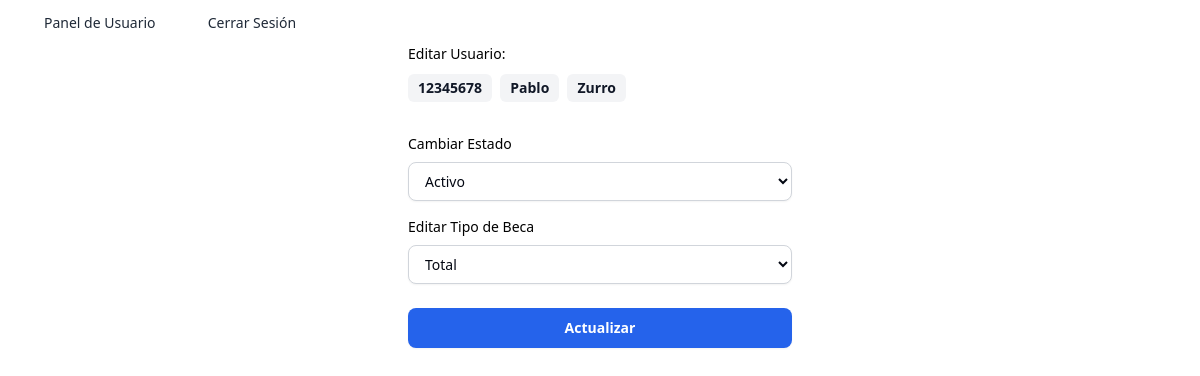
The page /vistas/editar.php?id=3 (signed in) on the database its author committed.
### tables this page shows
CREATE TABLE `usuarios` (
  `id_usuario` int(11) NOT NULL,
  `dni` varchar(10) NOT NULL,
  `nombre` varchar(60) NOT NULL,
  `apellido` varchar(60) NOT NULL,
  `id_localidad` int(11) NOT NULL,
  `email` varchar(120) NOT NULL,
  `contraseña` varchar(60) NOT NULL,
  `estado` tinyint(1) NOT NULL,
  `id_beca` int(11) DEFAULT NULL,
  `id_rol` tinyint(4) NOT NULL DEFAULT 2
);

### modelos/UsuarioModelo.php (called while the page is built, shortened)
<?php
    class UsuarioModelo{
        private $pdo;
        public function __construct(PDO $pdo){
            $this->pdo = $pdo;
        }
        public function buscarPorId($id):array|false{
            $stmt = $this->pdo->prepare("SELECT * FROM usuarios where id_usuario = :id");
            $stmt->bindParam(':id',$id);
            $stmt->execute();
            return $stmt->fetch(PDO::FETCH_ASSOC);
        }
    }
?>

### modelos/BecaModelo.php (called while the page is built)
<?php
class BecaModelo{
    private $pdo;
    public function __construct(PDO $pdo) {
        $this->pdo = $pdo;
    }
    public function listarTodas(){
        $stmt = $this->pdo->query("SELECT * FROM tipo_beca");
        return $stmt -> fetchAll(PDO::FETCH_ASSOC);
    }
}

### vistas/editar.php (the view, shortened to what this page needs)
<?php
    require_once("../modelos/UsuarioModelo.php");
    require_once("../modelos/BecaModelo.php");
    require_once("../config/conexion.php");
    require_once("parciales/header_admin.php");
    $id = $_GET['id'] ?? null;
    $usuarioModelo = new UsuarioModelo($pdo);
    $usuario = $usuarioModelo->buscarPorId($id);
?>
<form method="POST" action="../controladores/actualiza.php" class="max-w-sm mx-auto">
    <label for="editar" class="block mb-2.5 text-sm font-medium text-heading">Editar Usuario:</label>
    <span class="inline-block font-semibold text-gray-900 dark:text-gray-100 bg-gray-100 dark:bg-gray-800 px-2.5 py-1 rounded-md text-sm mr-1 mb-4
"> <?= htmlspecialchars($usuario['dni']); ?> </span>
    <span class="inline-block font-semibold text-gray-900 dark:text-gray-100 bg-gray-100 dark:bg-gray-800 px-2.5 py-1 rounded-md text-sm mr-1 mb-4
"><?= htmlspecialchars($usuario['nombre']); ?> </span>
    <span class="inline-block font-semibold text-gray-900 dark:text-gray-100 bg-gray-100 dark:bg-gray-800 px-2.5 py-1 rounded-md text-sm mr-1 mb-4
"><?= htmlspecialchars($usuario['apellido']); ?></span>
    <label for="estado" class="block mb-2 text-sm font-medium text-black-900 dark:text-black-200 mt-4">
    Cambiar Estado
    </label>
    <select name="estado" id="estado" class="block w-full px-3 py-2 bg-white dark:bg-gray-800 border border-gray-300 dark:border-gray-700 text-gray-950 dark:text-gray-100 text-sm rounded-lg shadow-sm focus:outline-none focus:ring-2 focus:ring-blue-500 focus:border-blue-500 transition-colors
">
        <option value="1" <?= $usuario['estado'] == 1 ? 'selected' : ''; ?>>Activo</option>
    </select>
    <label for="beca" class="block mb-2 text-sm font-medium text-black-900 dark:text-black-200 mt-4">Editar Tipo de Beca</label>
    <select name="beca" id="beca" class="block w-full px-3 py-2 bg-white dark:bg-gray-800 border border-gray-300 dark:border-gray-700 text-gray-950 dark:text-gray-100 text-sm rounded-lg shadow-sm focus:outline-none focus:ring-2 focus:ring-blue-500 focus:border-blue-500 transition-colors
">
        <?php
            $beca = new BecaModelo($pdo);
            $becas = $beca->listarTodas();
            foreach ($becas as $unaBeca) {
                $selected = ($usuario['id_beca'] == $unaBeca['id_beca']) ? 'selected' : '';
                echo "<option value=\"{$unaBeca['id_beca']}\" $selected>{$unaBeca['nombre_beca']}</option>";
            }
        ?>
    </select>
    <button type="submit" class="w-full mt-6 px-4 py-2.5 text-sm font-semibold text-white bg-blue-600 hover:bg-blue-700 focus:ring-4 focus:ring-blue-500/30 rounded-lg shadow-sm focus:outline-none transition-all duration-150 text-center
" >Actualizar</button>
</form>

### rows shown on the page
usuarios: dni "12345678", nombre "Pablo", apellido "Zurro", estado "Activo"

### other values the page prints
form field beca "Total"
